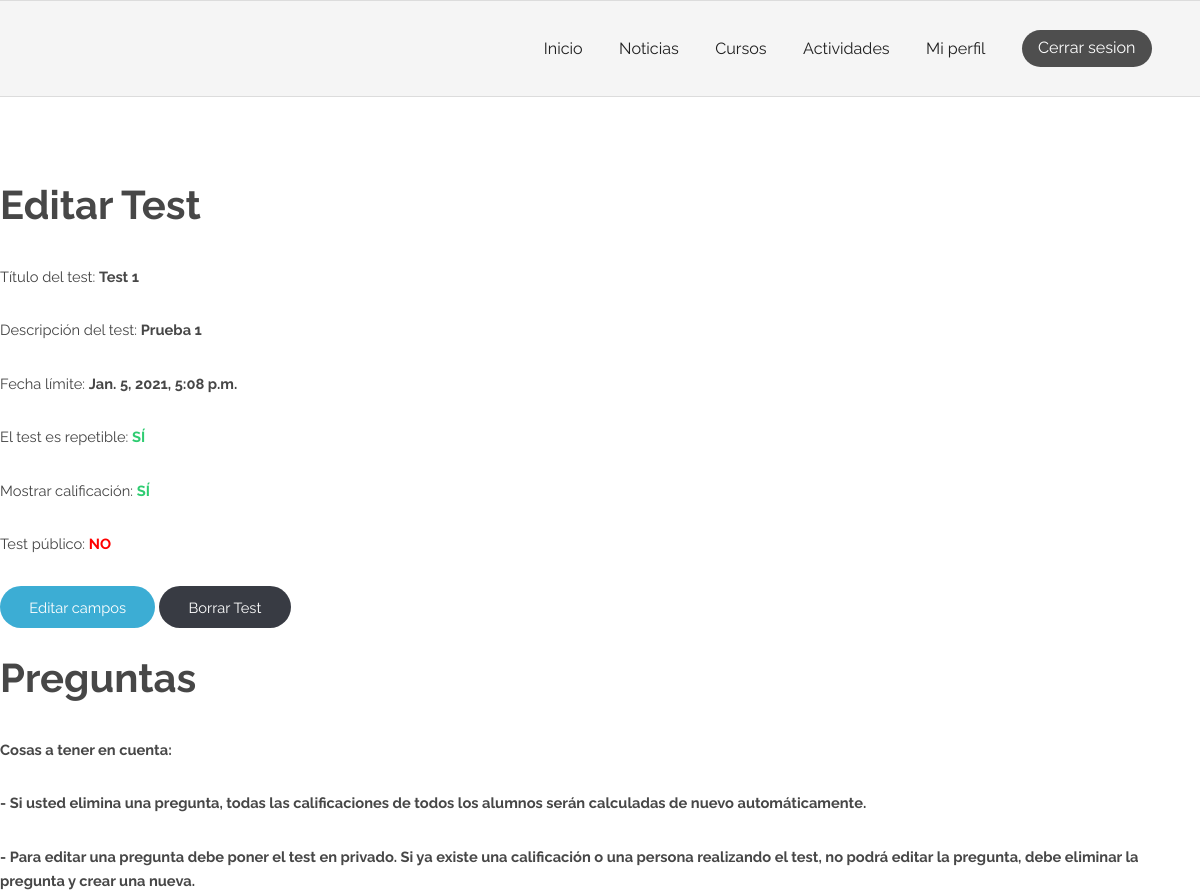
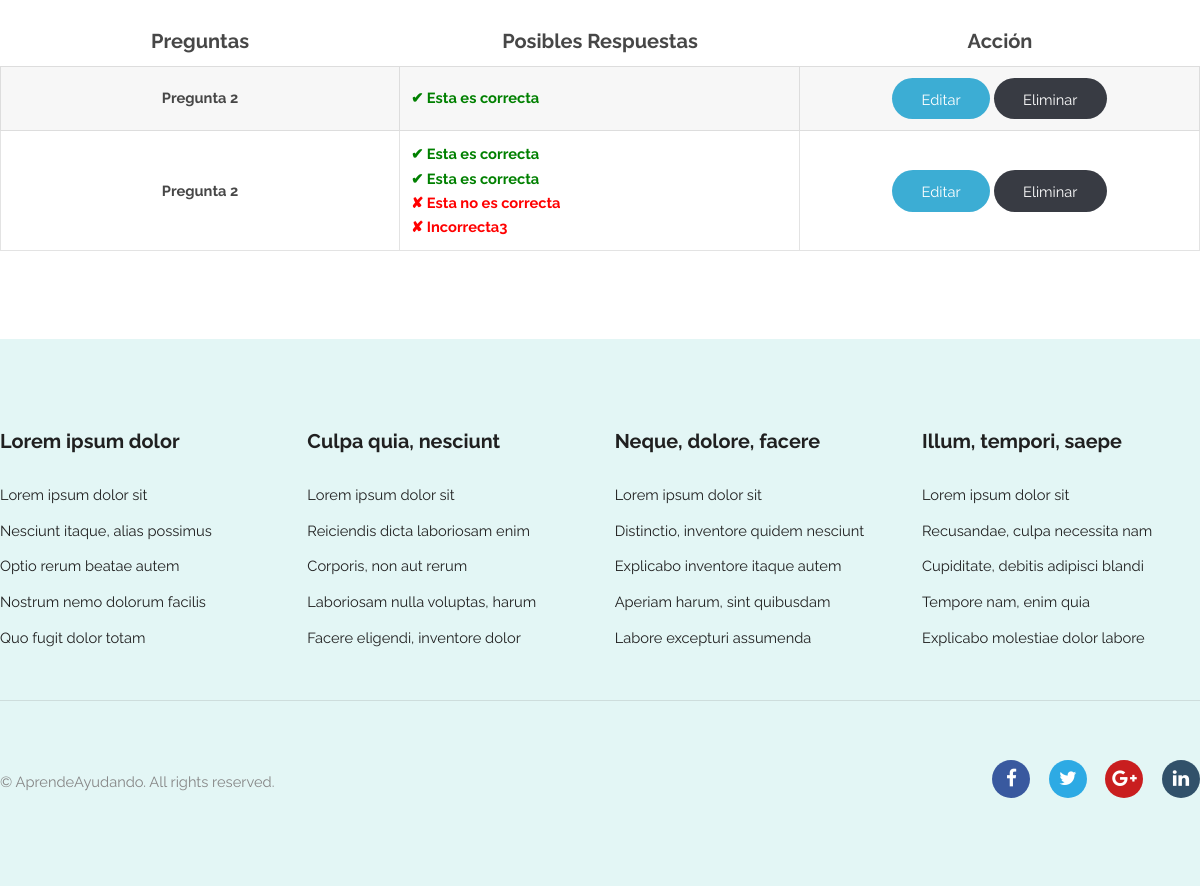
/quiz/administrationquiz/27/ (signed in), run on the app's committed database (2 pictures, top to bottom).
### quiz/models.py (models this page shows, shortened)
class Quiz(models.Model):
    title = models.CharField(max_length=50)
    description = models.CharField(max_length=1000, blank=True, null=True)
    maximum_date = models.DateTimeField(verbose_name="Maximum Date", null=True, blank=True)
    repeatable = models.BooleanField()
    show_qualification = models.BooleanField(default=False)
    show_quiz = models.BooleanField(default=False)
    activity = models.ForeignKey(Activity, on_delete=models.CASCADE, null=True, blank=True)
    course = models.ForeignKey(Course, on_delete=models.CASCADE, null=True, blank=True)
    class Meta:
        constraints = [
            models.CheckConstraint(
                check = (
                    models.Q(activity__isnull = True, course__isnull = False)
                    |
                    models.Q(activity__isnull = False, course__isnull = True)
                ),
                name='Quiz_activityAndCourse_are_null_or_notnull'
            ),
        ]

class Question(models.Model):
    text = models.CharField(max_length=500)
    question_score = models.IntegerField()  #Los puntos por cada respuesta positiva
    question_negative_score = models.IntegerField(default=0) #Los puntos negativos por cada respuesta erronea
    quiz = models.ForeignKey(Quiz, on_delete=models.CASCADE)

class Answer(models.Model):
    text = models.CharField(max_length=500)
    correct = models.BooleanField()
    question = models.ForeignKey(Question, on_delete=models.CASCADE)

### quiz/views.py (the view)
# urls.py: path('administrationquiz/<int:quiz_id>/', views.administrationQuiz, name='administrationQuiz'),
@login_required
@permission_required('quiz.change_quiz', raise_exception=True)
def administrationQuiz(request, quiz_id):
    quiz = get_object_or_404(Quiz, pk=quiz_id)
    if quiz.course == None:
        isOwner = quiz.activity.entity == request.user
        is_course = False
        activity_or_course_id = quiz.activity.id
    else:
        isOwner = quiz.course.teacher == request.user
        is_course = True
        activity_or_course_id = quiz.course.id
    if not isOwner and not request.user.is_superuser:
        return HttpResponseForbidden()
    list_questions = Question.objects.filter(quiz=quiz_id)
    dic_answers = {}
    for question in list_questions:
        list_answers = Answer.objects.filter(question=question)
        dic_answers[question.id] = list_answers
    ctx = {
        'list_questions':list_questions,
        'dic_answers': dic_answers,
        'quiz':quiz
    }
    return render(request, 'quiz/administrationquiz.html', ctx)

### AprendeAyudando/templatetags/auth_extras.py (called while the page is built)
@register.filter(name='get_item_from_index')
def get_list_items_card(list, quiz_id):
    return list[quiz_id]

### AprendeAyudando/templates/quiz/administrationquiz.html (shortened to what this page needs)
{% extends "registration/base.html" %}
{% load auth_extras %}
{% block style %}
    {% load static %}
    <link rel="stylesheet" type="text/css" href="{% static 'activity/style.css' %}">
{% endblock %}
{% block content %}
    <section class="wrapper align-left login">
        <div class="container 100%">
            <h1 class="bigger">Editar Test</h1>
            <p>Título del test: <strong>{{ quiz.title }}</strong></p>
            <p>Descripción del test: <strong>{{ quiz.description }}</strong></p>
            {% if quiz.maximum_date is None %}
                <p>Fecha límite: <strong>Sin fecha límite</strong></p>
            {% else %}
                <p>Fecha límite: <strong>{{ quiz.maximum_date }}</strong></p>
            {% endif %}
            {% if quiz.repeatable %}
                <p>El test es repetible: <strong style="color:#2ECC71">SÍ</strong></p>
            {% else %}
                <p>El test es repetible: <strong style="color:red">NO</strong></p>
            {% endif %}
            {% if quiz.show_qualification %}
                <p>Mostrar calificación: <strong style="color:#2ECC71">SÍ</strong></p>
            {% else %}
                <p>Mostrar calificación: <strong style="color:red">NO</strong></p>
            {% endif %}
            {% if quiz.show_quiz %}
                <p>Test público: <strong style="color:#2ECC71">SÍ</strong></p>
            {% else %}
                <p>Test público: <strong style="color:red">NO</strong></p>
            {% endif %}
            <a href="#" type="submit" class="letraEnBlanco" style="margin-bottom:30px">Editar campos</a>
            <a href="{% url 'quiz:deleteQuiz' quiz.id %}" class="button special">Borrar Test</a>
            <h1 class="bigger">Preguntas</h1>
            <p><strong>Cosas a tener en cuenta:</p>
            <p>- Si usted elimina una pregunta, todas las calificaciones de todos los alumnos serán calculadas de nuevo automáticamente.</p>
            <p>
                - Para editar una pregunta debe poner el test en privado. Si ya existe una calificación o una persona realizando el test,
                no podrá editar la pregunta, debe eliminar la pregunta y crear una nueva.
            </p></strong>
            {% if list_questions %}
                <table class="alt">
                    <thead>
                        <tr>
                            <th style="text-align:center;" width="33%"><strong style="font-size:20px">Preguntas</strong></th>
                            <th style="text-align:center;" width="33%"><strong style="font-size:20px">Posibles Respuestas</strong></th>
                            <th style="text-align:center;" width="33%"><strong style="font-size:20px">Acción</strong></th>
                        </tr>
                    </thead>
                    <tbody>
                    {% for question in list_questions %}
                        <tr>
                            <td style="text-align: center; vertical-align: middle;"><strong>{{ question.text }}</strong></td>
                            <td style="text-align: left; vertical-align: middle;">
                                {% with list_answers=dic_answers|get_item_from_index:question.id %}
                                    {% for answer in list_answers %}
                                        {% if answer.correct %}
                                            <p style="margin-bottom:0px;"><strong style="color:green">&#10004; {{answer.text}}</strong></p>
                                        {% else %}
                                            <p style="margin-bottom:0px;"><strong style="color:red">&#10008; {{answer.text}}</strong></p>
                                        {% endif %}
                                    {% endfor %}
                                {% endwith %}
                            </td>
                            <td style="text-align: center; vertical-align: middle;">
                                <a href="{% url 'quiz:updateQuestion' question.id %}" type="submit" class="letraEnBlanco">Editar</a>
                                <a href="{% url 'quiz:deleteQuestion' question.id %}" class="button special">Eliminar</a>
                            </td>
                        </tr>
                    {% endfor %}
                    </tbody>
                </table>
            {% else %}
                <p>No hay preguntas disponibles.</p>
            {% endif %}
        </div>
    </section>
{% endblock %}

### AprendeAyudando/static/general/css/skel.css (style rules this page uses)
html,body,div,span,applet,object,iframe,h1,h2,h3,h4,h5,h6,p,blockquote,pre,a,abbr,acronym,address,big,cite,code,del,dfn,em,img,ins,kbd,q,s,samp,small,strike,strong,sub,sup,tt,var,b,u,i,center,dl,dt,dd,ol,ul,li,fieldset,form,label,legend,table,caption,tbody,tfoot,thead,tr,th,td,article,aside,canvas,details,embed,figure,figcaption,footer,header,hgroup,menu,nav,output,ruby,section,summary,time,mark,audio,video { margin:0;padding:0;border:0;font-size:100%;font:inherit;vertical-align:baseline; }
article,aside,details,figcaption,figure,footer,header,hgroup,menu,nav,section { display:block; }
body { line-height:1; }
table { border-collapse:collapse;border-spacing:0; }
body { -webkit-text-size-adjust:none }
*, *:before, *:after { -moz-box-sizing: border-box; -webkit-box-sizing: border-box; box-sizing: border-box; }
.container { margin-left: auto; margin-right: auto; width: 1200px; }

### AprendeAyudando/static/general/css/style.css (style rules this page uses)
body { background: #fff; }
body, input, select, textarea { color: #444; font-family: "Raleway", Helvetica, sans-serif; font-size: 13pt; font-weight: 400; line-height: 1.65em; }
a { color: #383b43; text-decoration: none; }
strong, b { color: #474747; font-weight: 700; }
p { margin: 0 0 2em 0; }
h1, h2, h3, h4, h5, h6 { color: #474747; font-weight: 700; line-height: 1em; margin: 0 0 1em 0; }
.align-left { text-align: left; }
table { margin: 0 0 2em 0; width: 100%; }
table tbody tr { border: solid 1px rgba(144, 144, 144, 0.25); border-left: 0; border-right: 0; }
table tbody tr:nth-child(2n + 1) { background-color: rgba(144, 144, 144, 0.075); }
table td { padding: 0.75em 0.75em; }
table th { color: #474747; font-size: 0.9em; font-weight: 700; padding: 0 0.75em 0.75em 0.75em; text-align: left; }
table thead { border-bottom: solid 2px rgba(144, 144, 144, 0.25); }
table.alt { border-collapse: separate; }
table.alt tbody tr td { border: solid 1px rgba(144, 144, 144, 0.25); border-left-width: 0; border-top-width: 0; }
table.alt tbody tr td:first-child { border-left-width: 1px; }
table.alt tbody tr:first-child td { border-top-width: 1px; }
table.alt thead { border-bottom: 0; }
input[type="submit"], input[type="reset"], input[type="button"], a[type="submit"], .button { -moz-appearance: none; -webkit-appearance: none; -o-appearance: none; -ms-appearance: none; appearance: none; -moz-transition: background-color 0.2s ease-in-out, color 0.2s ease-in-out; -webkit-transition: background-color 0.2s ease-in-out, color 0.2s ease-in-out; -o-transition: background-color 0.2s ease-in-out, color 0.2s ease-in-out; -ms-transition: background-color 0.2s ease-in-out, color 0.2s ease-in-out; transition: background-color 0.2s ease-in-out, color 0.2s ease-in-out; background-color: #3cadd4; border-radius: 30px; border: 0; color: #202020 !important; cursor: pointer; display: inline-block; font-weight: 400; height: 2.85em; line-height: 2.95em; padding: 0 2em; text-align: center; text-decoration: none; white-space: nowrap; }
input[type="submit"].special, input[type="reset"].special, input[type="button"].special, a.special, .button.special { background-color: #383b43; color: #FFFFFF !important; }
.bigger { font-size: 40px; }
.login { padding-bottom: 10em; }
.wrapper { padding: 6em 0em 4em; }

### AprendeAyudando/static/general/css/style-xlarge.css (style rules this page uses)
body, input, select, textarea { font-size: 11pt; }

### AprendeAyudando/static/activity/style.css (style rules this page uses)
input[type="submit"].letraEnBlanco, a[type="submit"].letraEnBlanco { color: #FFFFFF !important; }

### data on the page
Quiz: title "Test 1", description "Prueba 1", maximum_date "Jan. 5, 2021, 5:08 p.m."
Question: text "Pregunta 2"
Answer: text "Esta es correcta"
Question: text "Pregunta 2"
Answer: text "Esta es correcta"
Answer: text "Esta es correcta"
Answer: text "Esta no es correcta"
Answer: text "Incorrecta3"
